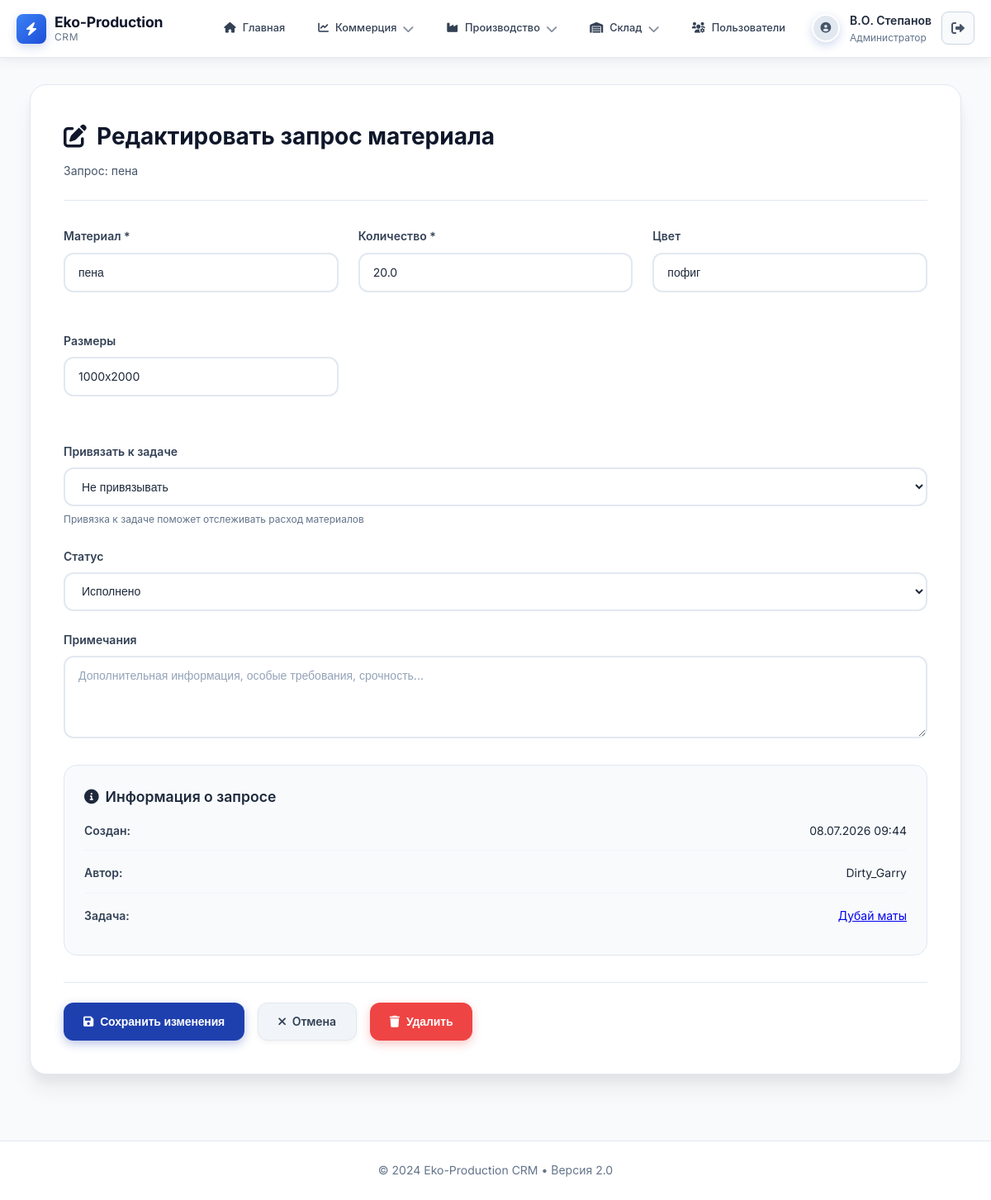
Page /sewing/material_request/16/edit (signed in) on the committed database.
### app.py (models this page shows, shortened)
class User(db.Model):
    id = db.Column(db.Integer, primary_key=True)
    username = db.Column(db.String(80), unique=True, nullable=False, index=True)
    email = db.Column(db.String(120), unique=True, nullable=False, index=True)
    password_hash = db.Column(db.String(200), nullable=False)
    full_name = db.Column(db.String(200))
    role = db.Column(db.String(50), default='seamstress', index=True)
    is_active = db.Column(db.Boolean, default=True)
    created_at = db.Column(db.DateTime, default=lambda: datetime.now(timezone.utc))
    updated_at = db.Column(db.DateTime, default=lambda: datetime.now(timezone.utc),
                          onupdate=lambda: datetime.now(timezone.utc))
    def has_permission(self, permission):
        return True  # всем пользователям разрешено всё
    def has_module_access(self, module_name):
        return True  # всем пользователям доступны все модули
    def get_role_name(self):
        role_config = ROLES.get(self.role, {})
        return role_config.get('name', self.role)

class MaterialRequest(db.Model):
    id = db.Column(db.Integer, primary_key=True)
    material = db.Column(db.String(300), nullable=False, index=True)  # Материал
    quantity = db.Column(db.Float, nullable=False)  # Количество
    color = db.Column(db.String(100))  # Цвет
    size = db.Column(db.String(100))  # Размеры
    status = db.Column(db.String(50), default='В работе', index=True)  # В работе, Исполнено
    telegram_message_id = db.Column(db.String(100))  # ID сообщения в Telegram
    telegram_sent_at = db.Column(db.DateTime)  # Когда отправлено в Telegram
    sewing_task_id = db.Column(db.Integer, db.ForeignKey('sewing_task.id'), nullable=True)
    sewing_task = db.relationship('SewingTask', backref='material_requests')
    created_at = db.Column(db.DateTime, default=lambda: datetime.now(timezone.utc), index=True)
    updated_at = db.Column(db.DateTime, default=lambda: datetime.now(timezone.utc),
                          onupdate=lambda: datetime.now(timezone.utc), index=True)
    created_by = db.Column(db.String(100), default='admin')  # Кто создал
    notes = db.Column(db.Text)

class SewingTask(db.Model):
    id = db.Column(db.Integer, primary_key=True)
    proposal_id = db.Column(db.Integer, db.ForeignKey('proposal.id'), nullable=True, index=True)
    proposal = db.relationship('Proposal', backref='sewing_tasks')
    task_name = db.Column(db.String(300), nullable=False, index=True)  # Наименование объекта
    shipment_date = db.Column(db.Date, index=True)  # Дата отгрузки
    product_name = db.Column(db.String(300), nullable=False)  # Наименование изделия
    product_size = db.Column(db.String(100))  # Размеры изделия
    quantity = db.Column(db.Float, nullable=False, default=1)  # Количество
    color = db.Column(db.String(100))  # Цвет
    status = db.Column(db.String(50), default='Новая', index=True)  # Новая, В работе, Исполнено
    created_at = db.Column(db.DateTime, default=lambda: datetime.now(timezone.utc), index=True)
    updated_at = db.Column(db.DateTime, default=lambda: datetime.now(timezone.utc),
                          onupdate=lambda: datetime.now(timezone.utc), index=True)
    created_by = db.Column(db.String(100), default='admin')  # Кто создал
    completed_at = db.Column(db.DateTime)  # Дата исполнения
    notes = db.Column(db.Text)

### app.py (the view, shortened to what this page needs)
@app.route('/sewing/material_request/<int:request_id>/edit', methods=['GET', 'POST'])
@login_required
def edit_material_request(request_id):
    request_obj = MaterialRequest.query.get_or_404(request_id)
    active_tasks = SewingTask.query.filter(
        SewingTask.status.in_(['Новая', 'В работе'])
    ).order_by(SewingTask.created_at.desc()).all()
    return render_template('edit_material_request.html',
                         request=request_obj,
                         active_tasks=active_tasks)

### templates/edit_material_request.html (shortened to what this page needs)
{% extends "layout.html" %}
{% block content %}
<div class="form-container">
    <div class="form-card">
        <div class="form-header">
            <h2><i class="fas fa-edit"></i> Редактировать запрос материала</h2>
            <p>Запрос: {{ request.material }}</p>
        </div>
        <form method="POST" action="{{ url_for('edit_material_request', request_id=request.id) }}">
            <div class="form-grid">
                <div class="form-group">
                    <label class="form-label">Материал *</label>
                    <input type="text" class="form-control" name="material" required
                           value="{{ request.material }}"
                           placeholder="Например: Ткань хлопок, Нитки, Молния, Пуговицы">
                </div>
                <div class="form-group">
                    <label class="form-label">Количество *</label>
                    <input type="number" class="form-control" name="quantity" min="0.1" step="0.1" required
                           value="{{ request.quantity }}"
                           placeholder="Например: 10, 2.5, 100">
                </div>
                <div class="form-group">
                    <label class="form-label">Цвет</label>
                    <input type="text" class="form-control" name="color"
                           value="{{ request.color or '' }}"
                           placeholder="Например: Красный, Черный, Белый">
                </div>
                <div class="form-group">
                    <label class="form-label">Размеры</label>
                    <input type="text" class="form-control" name="size"
                           value="{{ request.size or '' }}"
                           placeholder="Например: 50x50 см, M, 42-44">
                </div>
            </div>
            <div class="form-group">
                <label class="form-label">Привязать к задаче</label>
                <select class="form-control" name="sewing_task_id">
                    <option value="none">Не привязывать</option>
                </select>
                <small class="form-text">Привязка к задаче поможет отслеживать расход материалов</small>
            </div>
            <div class="form-group">
                <label class="form-label">Статус</label>
                <select class="form-control" name="status">
                    <option value="Исполнено" {% if request.status == 'Исполнено' %}selected{% endif %}>Исполнено</option>
                </select>
            </div>
            <div class="form-group">
                <label class="form-label">Примечания</label>
                <textarea class="form-control" name="notes" rows="3"
                          placeholder="Дополнительная информация, особые требования, срочность...">{{ request.notes or '' }}</textarea>
            </div>
            <div class="info-box">
                <h3><i class="fas fa-info-circle"></i> Информация о запросе</h3>
                <div class="info-grid">
                    <div class="info-item">
                        <span class="info-label">Создан:</span>
                        <span class="info-value">{{ request.created_at|format_date }}</span>
                    </div>
                    <div class="info-item">
                        <span class="info-label">Автор:</span>
                        <span class="info-value">{{ request.created_by }}</span>
                    </div>
                    {% if request.sewing_task %}
                    <div class="info-item">
                        <span class="info-label">Задача:</span>
                        <span class="info-value">
                            <a href="{{ url_for('view_sewing_task', task_id=request.sewing_task.id) }}">
                                {{ request.sewing_task.task_name }}
                            </a>
                        </span>
                    </div>
                    {% endif %}
                </div>
            </div>
            <div class="form-actions">
                <button type="submit" class="btn btn-primary">
                    <i class="fas fa-save"></i> Сохранить изменения
                </button>
                {% if request.sewing_task_id %}
                <a href="{{ url_for('view_sewing_task', task_id=request.sewing_task_id) }}" class="btn btn-secondary">
                    <i class="fas fa-times"></i> Отмена
                </a>
                {% else %}
                <a href="{{ url_for('material_requests') }}" class="btn btn-secondary">
                    <i class="fas fa-times"></i> Отмена
                </a>
                {% endif %}
                <button type="button" class="btn btn-danger" onclick="deleteRequest()">
                    <i class="fas fa-trash"></i> Удалить
                </button>
            </div>
        </form>
    </div>
</div>
{% endblock %}

### templates/layout.html (shortened to what this page needs)
<!DOCTYPE html>
<html lang="ru">
<head>
    <link rel="stylesheet" href="{{ url_for('static', filename='css/style.css') }}">
    <link rel="stylesheet" href="https://cdnjs.cloudflare.com/ajax/libs/font-awesome/6.0.0/css/all.min.css">
</head>
<body>
    {% if current_user %}
    <header class="main-header">
        <div class="container">
            <nav style="display: flex; align-items: center; justify-content: space-between; height: 70px;">
                <a href="{{ url_for('home') }}" class="logo">
                    <div class="logo-icon">
                        <i class="fas fa-bolt"></i>
                    </div>
                    <div class="logo-text">
                        <div class="logo-title">Eko-Production</div>
                        <div class="logo-subtitle">CRM</div>
                    </div>
                </a>
                <ul class="nav-menu" id="navMenu">
                    <li>
                        <a href="{{ url_for('home') }}" class="nav-link {% if request.endpoint == 'home' %}active{% endif %}">
                            <i class="fas fa-home"></i>
                            <span>Главная</span>
                        </a>
                    </li>
                    {% if current_user.role == 'purchaser' %}
                        <li>
                            <a href="{{ url_for('orders') }}" class="nav-link {% if request.endpoint == 'orders' %}active{% endif %}">
                                <i class="fas fa-list"></i>
                                <span>Все заказы</span>
                            </a>
                        </li>
                        <li>
                            <a href="{{ url_for('create_order') }}" class="nav-link {% if request.endpoint == 'create_order' %}active{% endif %}">
                                <i class="fas fa-plus-circle"></i>
                                <span>Новый заказ</span>
                            </a>
                        </li>
                    {% else %}
                    {% if current_user.has_module_access('dashboard') or current_user.has_module_access('counterparties') %}
                    <li class="dropdown">
                        <a href="#" class="nav-link {% if 'dashboard' in request.endpoint or 'counterparties' in request.endpoint %}active{% endif %}">
                            <i class="fas fa-chart-line"></i>
                            <span>Коммерция</span>
                            <i class="dropdown-arrow fas fa-chevron-down"></i>
                        </a>
</li>
{% endif %}
                    {% if current_user.has_module_access('production') or current_user.has_module_access('sewing') %}
                    <li class="dropdown">
                        <a href="#" class="nav-link {% if 'production' in request.endpoint or 'sewing' in request.endpoint %}active{% endif %}">
                            <i class="fas fa-industry"></i>
                            <span>Производство</span>
                            <i class="dropdown-arrow fas fa-chevron-down"></i>
                        </a>
                    </li>
                    {% endif %}
                    {% if current_user.has_module_access('warehouse') or current_user.has_module_access('orders') or current_user.has_module_access('shipping') %}
                    <li class="dropdown">
                        <a href="#" class="nav-link {% if 'warehouse' in request.endpoint or 'orders' in request.endpoint or 'shipping' in request.endpoint %}active{% endif %}">
                            <i class="fas fa-warehouse"></i>
                            <span>Склад</span>
                            <i class="dropdown-arrow fas fa-chevron-down"></i>
                        </a>
                    </li>
                    {% endif %}
                    {% if current_user.has_permission('users:read') %}
                    <li>
                        <a href="{{ url_for('user_management') }}"
                           class="nav-link {% if request.endpoint and 'user' in request.endpoint %}active{% endif %}">
                            <i class="fas fa-users-cog"></i>
                            <span>Пользователи</span>
                        </a>
                    </li>
                    {% endif %}
                    {% endif %}
                </ul>
                <div class="user-menu" style="display: flex; align-items: center; gap: 0.75rem;">
                    <div class="user-avatar" style="width: 34px; height: 34px; border-radius: 50%; background: var(--gray-200); display: flex; align-items: center; justify-content: center; color: var(--gray-600);">
                        <i class="fas fa-user-circle"></i>
                    </div>
                    <div class="user-info" style="display: flex; flex-direction: column;">
                        <div class="user-name" style="font-weight: 600; color: var(--gray-800); font-size: 0.875rem;">
                            {{ current_user.full_name or current_user.username }}
                        </div>
                        <div class="user-role" style="font-size: 0.75rem; color: var(--gray-500);">
                            {{ current_user.get_role_name() }}
                        </div>
                    </div>
                    <a href="{{ url_for('logout') }}" class="logout-btn" style="width: 40px; height: 40px; border-radius: 8px; display: flex; align-items: center; justify-content: center; color: var(--gray-600); border: 1px solid var(--gray-300); background: var(--gray-50); text-decoration: none; transition: all 0.2s ease;" title="Выход">
                        <i class="fas fa-sign-out-alt"></i>
                    </a>
                </div>
            </nav>
        </div>
    </header>
    {% endif %}
    <main class="container main-content">
        {% block content %}{% endblock %}
    </main>
    {% if current_user %}
    <footer style="padding: 1.5rem 0; margin-top: 3rem; border-top: 1px solid var(--gray-200); background: white;">
        <div class="container">
            <div style="text-align: center; color: var(--gray-500); font-size: 0.875rem;">
                © 2024 Eko-Production CRM • Версия 2.0
            </div>
        </div>
    </footer>
    {% endif %}
</body>
</html>

### rows in the picture
User: full_name "В.О. Степанов", get_role_name "Администратор"
MaterialRequest: material "пена", quantity "20.0", color "пофиг", size "1000х2000", status "Исполнено", created_at "08.07.2026 09:44", created_by "Dirty_Garry"
SewingTask: sewing_task.task_name "Дубай маты"
